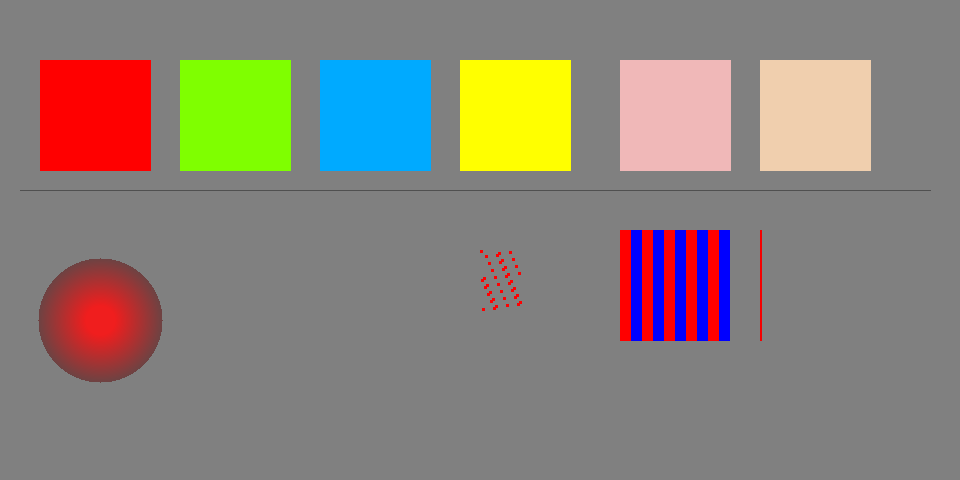
#> input picture tests/data/purity_test.png, 960 x 480 px, given in place of the camera
$ python cli.py
#> lines starting #> are read from the running program, lines starting #| are printed output that depends on the picture; after the words box and inside, x2 and y2 are one past the last pixel; in counts of white or black regions, pixels touching at a corner belong together
### src/color_region_detection/ui.py
"""color_region_detection/ui.py — 画框、信息栏、滑动条（只有三条）"""
import cv2
import numpy as np

from .colors import COLOR_BGR, COLOR_ID, DETECTABLE, pure_bgr


# ============ 画框 + 标注 ============
def _overlap(a, b):
    return not (a[2] <= b[0] or b[2] <= a[0] or a[3] <= b[1] or b[3] <= a[1])


def draw(frame, blocks, single=False):
    """画外接框 + 中心点 + 单行 ASCII 标注（自动避让重叠）"""
    disp = frame.copy()
    H, W = disp.shape[:2]
    placed = []

    for name, x, y, w, h, area, fill, cx, cy in blocks:
        bgr = COLOR_BGR[name]
        # 框色固定白/亮黄：随区域色会与区域本身冲突（如黄区域配黄框）
        box = (255, 255, 0) if single else (255, 255, 255)
        cv2.rectangle(disp, (x, y), (x + w, y + h), box, 2 if w >= 40 else 1)
        cv2.circle(disp, (int(cx), int(cy)), 3, box, -1)

        label = f"{name} {w}x{h} {area}px"
        fs, th = 0.42, 1
        (tw, tht), _ = cv2.getTextSize(label, cv2.FONT_HERSHEY_SIMPLEX, fs, th)
        for tx, ty in [(x, y - tht - 8), (x, y + h + tht + 8),
                       (x + w + 6, y + h // 2 + tht // 2),
                       (x - tw - 6, y + h // 2 + tht // 2),
                       (x + 40, y - tht - 8)]:
            tx = int(max(0, min(tx, W - tw - 4)))
            ty = int(max(tht + 4, min(ty, H - 4)))
            r = (tx - 3, ty - tht - 5, tx + tw + 3, ty + 5)
            if not any(_overlap(r, q) for q in placed):
                break
        placed.append(r)

        lum = 0.114 * bgr[0] + 0.587 * bgr[1] + 0.299 * bgr[2]
        txt = (255, 255, 255) if lum < 110 else bgr
        cv2.rectangle(disp, (r[0], r[1]), (r[2], r[3]), (25, 25, 25), -1)
        cv2.rectangle(disp, (r[0], r[1]), (r[2], r[3]), box, 1)
        cv2.putText(disp, label, (tx, ty), cv2.FONT_HERSHEY_SIMPLEX,
                    fs, txt, th, cv2.LINE_AA)
    return disp


def draw_bar(disp, prm, blocks, fps, proc, proc_wh):
    """底部信息栏：三个旋钮的当前值 + 各颜色命中数"""
    h, w = disp.shape[:2]
    bar = np.zeros((44, w, 3), np.uint8)
    mp = prm.min_px(proc_wh)
    xp = prm.max_px(proc_wh) or "MAX"
    info = (f"[det {proc[0]}x{proc[1]}]  size {prm.min_size_pct}%~{prm.max_size_pct}%"
            f" ({mp}~{xp}px)  purity>={prm.purity}  blocks:{len(blocks)}"
            f"  fps:{fps:4.1f}")
    cv2.putText(bar, info, (8, 17), cv2.FONT_HERSHEY_SIMPLEX, 0.42,
                (255, 255, 255), 1, cv2.LINE_AA)

    cnt = {n: 0 for n in DETECTABLE}
    for b in blocks:
        cnt[b[0]] += 1
    step = max(38, (w - 16) // len(DETECTABLE))
    for i, n in enumerate(DETECTABLE):
        x = 8 + i * step
        on = cnt[n] > 0
        cv2.rectangle(bar, (x, 26), (x + 14, 38),
                      pure_bgr(n) if on else (50, 50, 50), -1)
        cv2.rectangle(bar, (x, 26), (x + 14, 38), (200, 200, 200), 1)
        cv2.putText(bar, str(cnt[n]), (x + 17, 37), cv2.FONT_HERSHEY_SIMPLEX,
                    0.42, (255, 255, 255) if on else (110, 110, 110),
                    1, cv2.LINE_AA)
    return np.vstack([disp, bar])


# ============ 滑动条：只有三条 ============
SPECS = (("minSize%", "min_size_pct", 1, 100, 1),
         ("maxSize%", "max_size_pct", 1, 100, 1),
         ("purity",   "purity",       1, 100, 0))


class Trackbars:
    def __init__(self, win, prm):
#> called with win = 'Color Region Detector'
        self.win, self.prm, self._g = win, prm, False
        for label, attr, scale, hi, lo in SPECS:
            cv2.createTrackbar(label, win, self._pos(attr, scale, hi, lo), hi,
                               self._cb(attr, scale))
#> in main, frame is the input picture: shape (480, 960, 3); mean B, G, R 121.6, 130.4, 138.4

    def _pos(self, attr, scale, hi, lo):
        return int(max(lo, min(hi, round(getattr(self.prm, attr) * scale))))

    def _cb(self, attr, scale):
        # [8 lines left out: function cb, not called in this run]
        return cb

    # [24 lines left out: functions sync, handle_key, not called in this run]

### src/color_region_detection/detect.py
"""color_region_detection/detect.py — 核心检测：只有三个可调参数"""
from dataclasses import dataclass

import cv2
import numpy as np

from .colors import COLOR_NAMES, DET_IDS, DETECTABLE, classify

BLUR = 3          # 中值滤波核，压传感器噪点


# ============ 参数：界面上只有这三个 ============
@dataclass
class Params:
    """
    min_size_pct  最小尺寸 = 画面短边的百分比（1~100）
    max_size_pct  最大尺寸 = 画面短边的百分比（1~100，100 = 不限）
    purity        纯度最低需求 0~100，越大越严

    min_fill 最小填充率，拦碎片/稀疏轮廓：
    圆形填充率约 0.785，葫芦这类非凸形状约 0.57，取 0.35；取 0.6 会误杀葫芦。
    """
    min_size_pct: int = 20
    max_size_pct: int = 100
    purity: int = 50
    min_fill: float = 0.35

    def __post_init__(self):
        self.min_size_pct = int(np.clip(int(self.min_size_pct), 1, 100))
        self.max_size_pct = int(np.clip(int(self.max_size_pct), 1, 100))
        self.purity = int(np.clip(int(self.purity), 0, 100))
        self.min_fill = float(np.clip(float(self.min_fill), 0.0, 1.0))

    # ---- 百分比 -> 像素（参照画面短边）----
    def min_px(self, frame_wh):
        return max(1, int(round(min(frame_wh) * self.min_size_pct / 100.0)))

    def max_px(self, frame_wh):
        if self.max_size_pct >= 100:
            return 0
        return max(1, int(round(min(frame_wh) * self.max_size_pct / 100.0)))

    # ---- 纯度 level -> 两条约束（标定依据见根 README.md）----
    @property
    def min_s(self):
        """饱和度下限：level 0 -> 50，50 -> 110，100 -> 170"""
        return int(round(50 + 1.2 * self.purity))

    @property
    def max_std_v(self):
        """区内明度差上限：level 0 -> 60，50 -> 30，100 -> 6"""
        return max(6.0, 60 - 0.6 * self.purity)

    def accept(self, w, h, area, min_px, max_px):
        if w < min_px or h < min_px:
            return False
        if max_px and (w > max_px or h > max_px):
            return False
        return area >= self.min_fill * w * h

    # [20 lines left out: functions describe, region_sv, not called in this run]


def border_touches(labels):
    """每个连通域触达了几条画面边界（>=3 视为背景）"""
    cnt = np.zeros(int(labels.max()) + 1, dtype=np.int32)
    for line in (labels[0, :], labels[-1, :], labels[:, 0], labels[:, -1]):
        for lab in np.unique(line):
            if lab:
                cnt[int(lab)] += 1
    return cnt


# ============ 检测 ============
def detect(color_map, hsv, prm, frame_wh, ignore_bg=True):
    """
    返回 [(name, x, y, w, h, area, fill, cx, cy), ...]，坐标在传入分辨率下。
    """
    min_px, max_px = prm.min_px(frame_wh), prm.max_px(frame_wh)
    min_s, max_std_v = prm.min_s, prm.max_std_v
    counts = np.bincount(color_map.ravel(), minlength=len(COLOR_NAMES))
    # 该色总像素 < 达标块的面积下限 -> 必无达标块，直接跳过（提速）
    skip_below = max(16, int(min_px * min_px * prm.min_fill))

    out = []
    for cid in DET_IDS:
        if counts[cid] < skip_below:
            continue
        # bool 比较结果本来就是 1 字节，view 一下零拷贝喂给 CC
        mask = (color_map == cid).view(np.uint8)
        n, labels, stats, cents = cv2.connectedComponentsWithStats(mask, 8)
        if n <= 1:
            continue
        bt = border_touches(labels) if ignore_bg else None

        for i in range(1, n):
            if bt is not None and bt[i] >= 3:
                continue                    # 触达 >=3 条边界 = 背景
            x, y, w, h, area = (int(stats[i, cv2.CC_STAT_LEFT]),
                                int(stats[i, cv2.CC_STAT_TOP]),
                                int(stats[i, cv2.CC_STAT_WIDTH]),
                                int(stats[i, cv2.CC_STAT_HEIGHT]),
                                int(stats[i, cv2.CC_STAT_AREA]))
            if not prm.accept(w, h, area, min_px, max_px):
                continue
            sv = region_sv(hsv[y:y + h, x:x + w], labels[y:y + h, x:x + w] == i)
            if sv is None or sv[0] < min_s or sv[1] > max_std_v:
                continue
            out.append((COLOR_NAMES[cid], x, y, w, h, area,
                        area / float(max(w * h, 1)),
                        float(cents[i][0]), float(cents[i][1])))
    out.sort(key=lambda b: b[5], reverse=True)
    return out


def process(frame, prm, ignore_bg=True):
    """在传入分辨率上检测"""
    src = cv2.medianBlur(frame, BLUR) if BLUR >= 3 else frame
    hsv = cv2.cvtColor(src, cv2.COLOR_BGR2HSV)
    cmap = classify(hsv, prm.min_s)
    return detect(cmap, hsv, prm, (frame.shape[1], frame.shape[0]), ignore_bg)


def detect_scaled(frame, prm, proc=None, ignore_bg=True):
    """低分辨率检测 + 坐标回缩到原帧"""
#> called with proc = (320, 240), ignore_bg = True
    fh, fw = frame.shape[:2]
    if not proc or proc[0] <= 0:
        proc = (fw, fh)
    elif proc[1] == 0:
        proc = (proc[0], max(2, int(round(proc[0] * fh / float(fw))) // 2 * 2))
    small = frame if proc == (fw, fh) else cv2.resize(frame, proc,
                                                      interpolation=cv2.INTER_AREA)
    blocks = process(small, prm, ignore_bg)
    if small is frame:
        return blocks, (fw, fh)
    sx, sy = fw / float(small.shape[1]), fh / float(small.shape[0])
    out = [(n, int(round(x * sx)), int(round(y * sy)),
            max(1, int(round(w * sx))), max(1, int(round(h * sy))),
            int(round(a * sx * sy)), f, cx * sx, cy * sy)
           for n, x, y, w, h, a, f, cx, cy in blocks]
    return out, (fw, fh)


__all__ = ["Params", "detect", "detect_scaled", "process", "region_sv",
           "border_touches", "DETECTABLE", "BLUR"]

### src/color_region_detection/colors.py
"""
color_region_detection/colors.py — 颜色常量与 HSV 分段表

OpenCV 的 H 取值 0~179，是真实色相 0~360° 的一半。
分界线按实测色相标定（tests/data/photo_test.png 绿卡 H≈72、蓝卡 H≈100），
非理论色相中点。

本表是全项目唯一的判定区间：调整某个颜色改它对应的 lo/hi；
改完用 python main.py --print-bands 打印当前表确认。

顺序从 0 递增，最后一段要覆盖 H 的回绕区间（red 165~180）。

需要重新标定（换场地 / 换灯 / 换批次色卡）时：
    python src/color_region_detection/calibrate.py --apply
"""

import numpy as np

# ============ 颜色常量表（判定顺序） ============
COLOR_NAMES = (
    "black",     # 黑
    "white",     # 白
    "gray",      # 灰
    "red",       # 红
    "orange",    # 橙
    "yellow",    # 黄
    "green",     # 绿
    "cyan",      # 青
    "blue",      # 蓝
    "purple",    # 紫
    "pink",      # 粉
)

COLOR_CN = {
    "black": "黑", "white": "白", "gray": "灰",
    "red": "红", "orange": "橙", "yellow": "黄",
    "green": "绿", "cyan": "青", "blue": "蓝",
    "purple": "紫", "pink": "粉",
}

# 名字 -> 整数 ID（用于掩膜比对，比字符串快得多）
COLOR_ID = {name: i for i, name in enumerate(COLOR_NAMES)}
NUM_COLORS = len(COLOR_NAMES)

# 无彩色：黑/白/灰，永远不参与识别
ACHROMATIC_NAMES = ("black", "white", "gray")

# 绘制用 BGR
COLOR_BGR = {
    "black": (40, 40, 40),
    "white": (255, 255, 255),
    "gray": (160, 160, 160),
    "red": (0, 0, 255),
    "orange": (0, 140, 255),
    "yellow": (0, 230, 255),
    "green": (0, 220, 0),
    "cyan": (255, 220, 0),
    "blue": (255, 80, 0),
    "purple": (190, 0, 190),
    "pink": (255, 130, 205),
}

# ============ 判定区间：唯一的真值来源 ============
# (颜色名, H 下限含, H 上限不含)
HUE_BANDS = (
    ("red",    0,    7),      # 0~14°      红色
    ("orange", 7,   22),      # 14~44°     橙色
    ("yellow", 22,  45),      # 44~90°     黄色
    ("green",  45,  82),      # 90~164°    绿色
    ("cyan",   82,  97),      # 164~194°   青色
    ("blue",   97, 127),      # 194~254°   蓝色
    ("purple", 127, 142),     # 254~284°   紫色
    ("pink",   142, 165),     # 284~330°   粉色
    ("red",   165, 180),      # 330~360°   回绕到红色
)

BLACK_V_MAX = 46       # V < 46 判黑
RED_WRAP_MIN = 165     # H >= 165 归红

# 只有这 8 种高纯度彩色参与识别
DETECTABLE = ("red", "orange", "yellow", "green", "cyan", "blue", "purple", "pink")
DET_IDS = [COLOR_ID[n] for n in DETECTABLE]


# ============ 纯色区域（BGR），画示意图 / 生成测试图用 ============
# [16 lines left out: function pure_bgr, not called in this run]


# ============ 逐像素分类 ============
def classify(hsv, sat_floor):
    """
    把每个像素标成颜色 ID；非目标像素（黑/白/灰/低饱和/过暗）标 0。
    sat_floor: 饱和度下限，低于此值一律 0（即纯度旋钮 level 推导出来的）。
    """
#> called with sat_floor = 110
    h, s, v = hsv[..., 0], hsv[..., 1], hsv[..., 2]
    out = np.zeros(h.shape, np.uint8)

    valid = (s >= sat_floor) & (v >= BLACK_V_MAX)
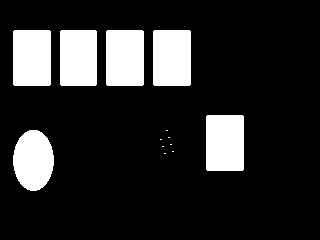
#> valid: shape (240, 320) bool; 16.3% white; 13 white regions (7 under 20 px), largest, box (x1, y1, x2, y2) and area: (13, 30, 51, 86) 2124, (106, 30, 144, 86) 2124, (153, 30, 191, 86) 2124, (206, 115, 244, 171) 2124, (60, 30, 97, 86) 2068, (13, 130, 54, 191) 1949
    idx = np.flatnonzero(valid.ravel())
#> idx = 12527 values from 9614 to 60836
    if idx.size == 0:
        return out

    hv = h.ravel()[idx]
#> hv = 12527 values, max 174 at index 11950, min 0 at index 0, mean 42.45
    res = np.zeros(idx.size, np.uint8)
    for name, lo, hi in HUE_BANDS:
        sel = (hv >= lo) & (hv < hi)
        if sel.any():
            res[sel] = COLOR_ID[name]
#> after the loop, res = 12527 values, max 10 at index 8442, min 3 at index 0, mean 5.13
    out.ravel()[idx] = res
    return out


def name_of(cid):
    """颜色 ID -> 颜色名"""
    return next(n for n, i in COLOR_ID.items() if i == cid)


# [8 lines left out: function print_bands, not called in this run]

### src/color_region_detection/cli.py
"""
color-region-detection/src/color_region_detection/cli.py — 命令行入口（实现）

界面只有三条滑条：
    minSize%   最小尺寸（画面短边的百分比）
    maxSize%   最大尺寸（画面短边的百分比，100 = 不限）
    purity     纯度最低需求 0~100

想改颜色判定区间：编辑 color-region-detection/src/color_region_detection/colors.py 里的 HUE_BANDS。

运行（用项目根目录的 main.py，或安装后 python -m color_region_detection）：
    python main.py                                   摄像头
    python main.py --source photo_test.png           图片
    python main.py --print-bands                     打印当前颜色区间表
"""
import argparse
import sys

import cv2

from .colors import DETECTABLE, print_bands          # noqa: E402
from .detect import Params, detect_scaled            # noqa: E402
from .ui import SPECS, Trackbars, draw, draw_bar, handle_key   # noqa: E402

WIN = "Color Region Detector"


def parse_size(t):
    t = str(t).lower()
    return tuple(int(x) for x in t.split("x")) if "x" in t else (int(t), 0)


def build_parser():
    ap = argparse.ArgumentParser(description="color_region_detection：3 个参数的精简色彩区域检测")
    ap.add_argument("--source", default="0", help="摄像头序号或图片/视频路径")
    ap.add_argument("--proc-size", default="320x240",
                    help="检测分辨率 WxH，只给宽度则按源比例算高度，0=原分辨率")
    ap.add_argument("--min-size", type=int, default=20,
                    help="最小尺寸 %%（画面短边的百分比 1~100）")
    ap.add_argument("--max-size", type=int, default=100,
                    help="最大尺寸 %%（画面短边的百分比 1~100，100=不限）")
    ap.add_argument("--purity", type=int, default=50,
                    help="纯度最低需求 0~100，越大越严")
    ap.add_argument("--min-fill", type=float, default=0.35,
                    help="内部固定：最小填充率（拦碎片，圆形 0.79/葫芦 0.57）")
    ap.add_argument("--keep-bg", action="store_true", help="保留背景")
    ap.add_argument("--only", default=None, help="只识别指定颜色，逗号分隔")
    ap.add_argument("--print-bands", action="store_true", help="打印颜色区间表后退出")
    ap.add_argument("--out")
    ap.add_argument("--no-show", action="store_true")
    return ap


def main(argv=None):
    args = build_parser().parse_args(argv)
    if args.print_bands:
        print_bands()
        return 0

    prm = Params(args.min_size, args.max_size, args.purity, args.min_fill)
    src = args.source

    still = cap = None
    if not src.isdigit() and src.lower().endswith(
            (".png", ".jpg", ".jpeg", ".bmp", ".webp", ".tif", ".tiff")):
        still = cv2.imread(src)
        if still is None:
            print(f"无法读取图片: {src}")
            return 1
    else:
        cap = cv2.VideoCapture(int(src) if src.isdigit() else src)
        if not cap.isOpened():
            print(f"无法打开源: {src}")
            return 1

    src_wh = (still.shape[1], still.shape[0]) if still is not None else (
        int(cap.get(cv2.CAP_PROP_FRAME_WIDTH)) or 640,
        int(cap.get(cv2.CAP_PROP_FRAME_HEIGHT)) or 480)
    pw, ph = parse_size(args.proc_size)
    if pw <= 0:
        proc = None
    elif ph <= 0:
        proc = (pw, max(2, int(round(pw * src_wh[1] / float(src_wh[0]))) // 2 * 2))
    else:
        proc = (pw, ph)

    proc_wh = proc or src_wh
    tb = None
    if not args.no_show:
        cv2.namedWindow(WIN, cv2.WINDOW_NORMAL)
        cv2.resizeWindow(WIN, src_wh[0], src_wh[1] + 44 + 30 * len(SPECS) + 20)
        tb = Trackbars(WIN, prm)

    fps, prev, idx = 0.0, None, 0
    disp, blocks = None, []
    while True:
        if still is not None:
            frame = still
        else:
            ret, frame = cap.read()
            if not ret:
                break
            now = cv2.getTickCount()
            if prev is not None:
                dt = (now - prev) / cv2.getTickFrequency()
                if dt > 0:
                    fps = 0.9 * fps + 0.1 / dt if fps else 1 / dt
            prev = now
        idx += 1

        blocks, _ = detect_scaled(frame, prm, proc, not args.keep_bg)
#> in process, `cmap = classify(hsv, prm.min_s)`:
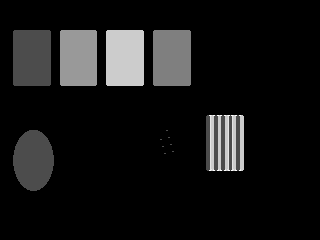
#> cmap: shape (240, 320); min 0, max 10, mean 0.837; drawn with min black and max white
#> in detect, `counts = np.bincount(color_map.ravel(), minlength=len(COLOR_NAMES))`: counts = [64273, 0, 0, 5131, 0, 2124, 2068, 0, 2994, 174, 36]
#> the loop in detect, `for cid in DET_IDS:` made 8 passes
#> (n, bt) on passes 1, 6: (15, [0, 0, 0, 0, 0, 0, 0, 0, 0, 0, 0, 0, 0, 0, 0]), (7, [0, 0, 0, 0, 0, 0, 0])
#> pass 1, in detect, `n, labels, stats, cents = cv2.connectedComponentsWithStats(mask, 8)`:
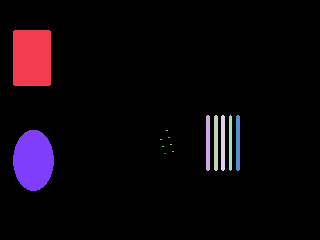
#> labels: shape (240, 320) int32; 15 distinct labels, from 0 to 14; one colour per label, 0 black
#> after the loop in detect, `for cid in DET_IDS:`:
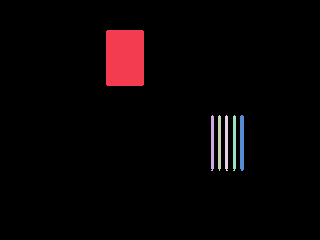
#> labels: shape (240, 320) int32; 7 distinct labels, from 0 to 6; one colour per label, 0 black
#> after the loop in detect, `for cid in DET_IDS:`:
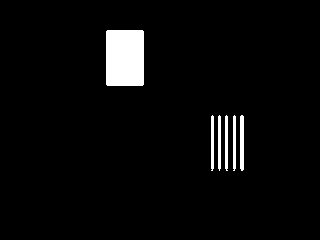
#> mask: shape (240, 320); values 0 (black) and 1 (white), 3.9% white; 6 white regions, box (x1, y1, x2, y2) and area: (106, 30, 144, 86) 2124, (240, 115, 244, 171) 219, (211, 115, 214, 171) 163, (225, 115, 228, 171) 163, (233, 115, 236, 171) 163, (218, 115, 221, 171) 162
#> after the loop in detect, `for cid in DET_IDS:`: out = []
#> blocks = []
        disp = draw(frame, blocks, single=False)
        disp = draw_bar(disp, prm, blocks, fps, proc or proc_wh, proc_wh)
#> after the loop in draw_bar, `for b in blocks:`: cnt = {'red': 0, 'orange': 0, 'yellow': 0, 'green': 0, 'cyan': 0, 'blue': 0, 'purple': 0, 'pink': 0}
#> after the loop in draw_bar, `for i, n in enumerate(DETECTABLE):`:
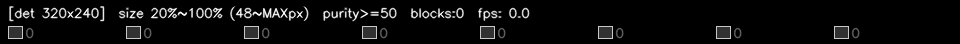
#> bar: shape (44, 960, 3); min 0, max 255, mean 12.4
#> in draw_bar, `return np.vstack([disp, bar])`:
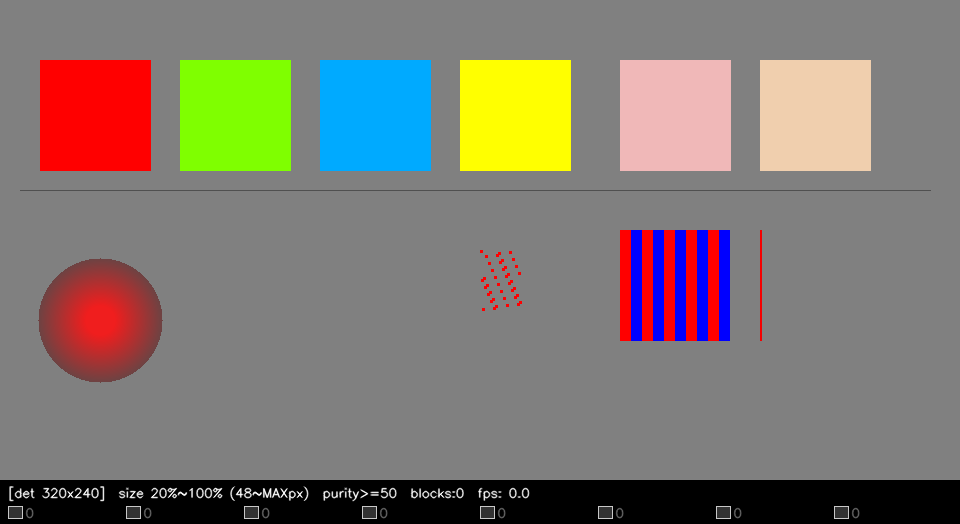
#> returned value: shape (524, 960, 3); mean of channels 0, 1, 2 112.4, 120.5, 127.8; drawn as B, G, R

        if args.no_show:
            if still is not None:
                break
            continue

        cv2.imshow(WIN, disp)
        k = cv2.waitKey(1 if still is None else 20) & 0xFF
#> (key q is pressed here)
        if k == ord('q'):
            break
        if k == ord('p'):
            path = f"color_region_detection_capture_{idx:05d}.png"
            cv2.imwrite(path, disp)
            print(f"已保存 {path}")
        elif k != -1:
            handle_key(k, prm)
            if tb:
                tb.sync()

    if cap is not None:
        cap.release()
    if still is not None:
        out = args.out or "color_region_detection_result.png"
        cv2.imwrite(out, disp)
        print(f"检测分辨率 {proc_wh[0]}x{proc_wh[1]}  显示 {disp.shape[1]}x{disp.shape[0]}")
        print(f"最小尺寸 {prm.min_size_pct}% ({prm.min_px(proc_wh)}px)  "
              f"最大尺寸 {prm.max_size_pct}% ({prm.max_px(proc_wh) or '不限'}px)  "
              f"纯度 {prm.purity} (minS>={prm.min_s} sdV<={prm.max_std_v:.0f})")
        print(f"识别到 {len(blocks)} 个色彩区域 -> {out}")
        for n, x, y, w, h, a, f, cx, cy in blocks:
            print(f"  {n:8s} {w:4d}x{h:4d} area={a:7d} fill={f:.2f} @({x},{y})")
    if not args.no_show:
        cv2.destroyAllWindows()
    return 0


if __name__ == "__main__":
    sys.exit(main() or 0)
#> (the program exits here)
